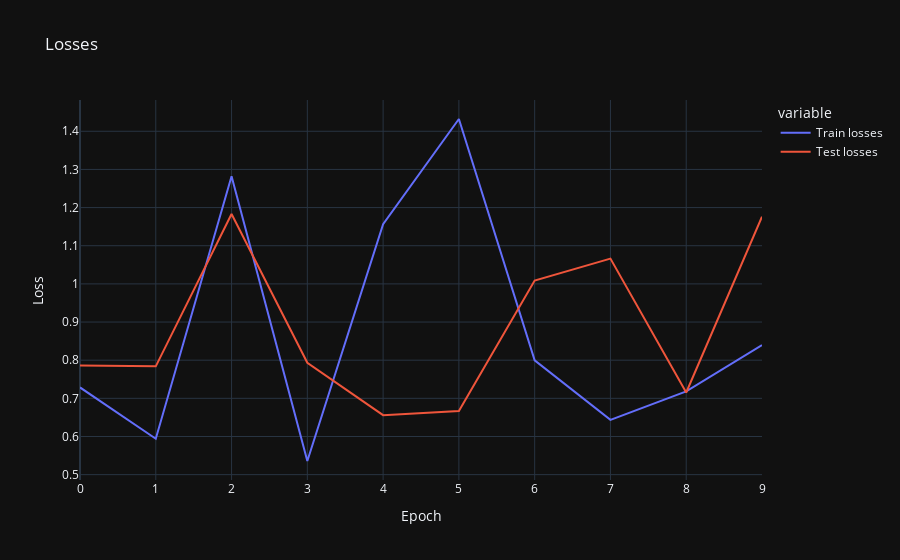

The notebook cell this image was saved under:
### Code cell
# Plotly
data = {'Train losses': np_train,
        'Test losses': np_test}
df = pd.DataFrame.from_dict(data)
fig = px.line(df,
              y=['Train losses', 'Test losses'],
              labels={'index': 'Epoch', 'value': 'Loss'},
              title='Losses')
fig.show()

### Figure 1 — Plotly figure (JSON) as saved in the notebook; plotly's stock layout.template omitted (floating-point values rounded to 4 significant figures)
{"data": [{"hovertemplate": "variable=Train losses<br>Epoch=%{x}<br>Loss=%{y}<extra></extra>", "legendgroup": "Train losses", "line": {"color": "#636efa", "dash": "solid"}, "marker": {"symbol": "circle"}, "mode": "lines", "name": "Train losses", "orientation": "v", "showlegend": true, "x": [0, 1, 2, 3, 4, 5, 6, 7, 8, 9], "xaxis": "x", "y": [0.7286, 0.594, 1.282, 0.5358, 1.156, 1.432, 0.7995, 0.6436, 0.7181, 0.8394], "yaxis": "y", "type": "scatter"}, {"hovertemplate": "variable=Test losses<br>Epoch=%{x}<br>Loss=%{y}<extra></extra>", "legendgroup": "Test losses", "line": {"color": "#EF553B", "dash": "solid"}, "marker": {"symbol": "circle"}, "mode": "lines", "name": "Test losses", "orientation": "v", "showlegend": true, "x": [0, 1, 2, 3, 4, 5, 6, 7, 8, 9], "xaxis": "x", "y": [0.7864, 0.7839, 1.183, 0.7931, 0.6559, 0.6667, 1.009, 1.066, 0.7153, 1.176], "yaxis": "y", "type": "scatter"}], "layout": {"xaxis": {"anchor": "y", "domain": [0.0, 1.0], "title": {"text": "Epoch"}}, "yaxis": {"anchor": "x", "domain": [0.0, 1.0], "title": {"text": "Loss"}}, "legend": {"title": {"text": "variable"}, "tracegroupgap": 0}, "title": {"text": "Losses"}}}
